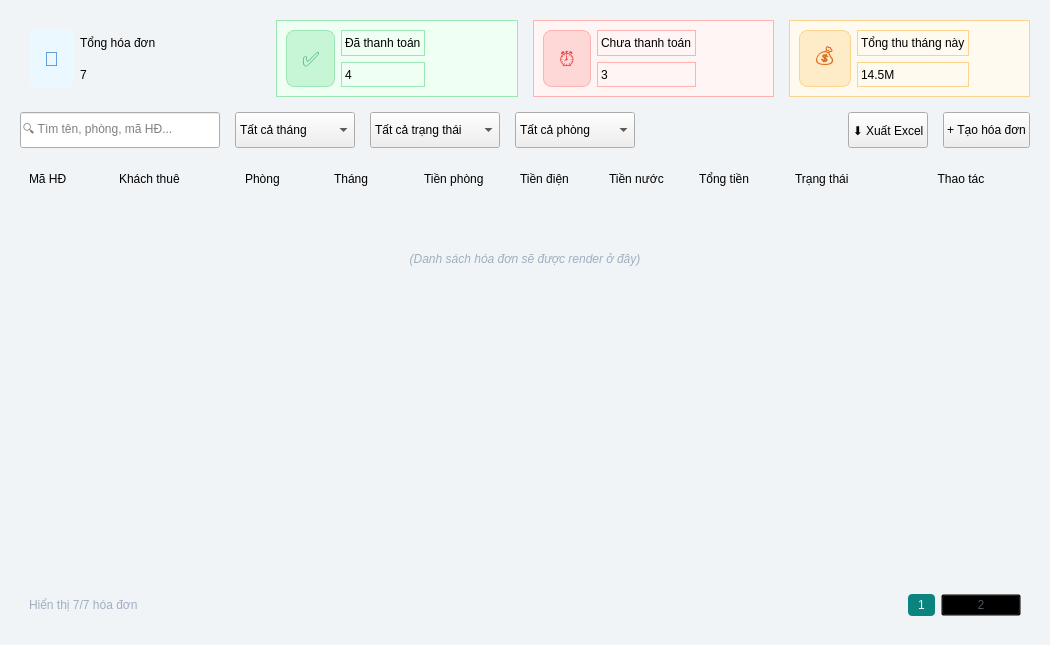
<?xml version='1.0' encoding='utf-8'?>
<ui version="4.0">
  <class>MainWindow</class>
  <widget class="QWidget" name="PageHoaDonThanhToan">
    <property name="geometry">
      <rect>
        <x>0</x>
        <y>0</y>
        <width>1050</width>
        <height>645</height>
      </rect>
    </property>
    <property name="windowTitle">
      <string>Hóa đơn / Thanh toán</string>
    </property>
    <property name="styleSheet">
      <string>QMainWindow { background-color: #f0f4f7; }</string>
    </property>
    <layout class="QVBoxLayout" name="contentLayout">
      <property name="leftMargin">
        <number>0</number>
      </property>
      <property name="topMargin">
        <number>0</number>
      </property>
      <property name="rightMargin">
        <number>0</number>
      </property>
      <property name="bottomMargin">
        <number>0</number>
      </property>
      <item>
        <widget class="QStackedWidget" name="mainContentStack">
          <widget class="QWidget" name="pageHoaDonThanhToan">
            <property name="styleSheet">
              <string>
                QWidget#pageHoaDonThanhToan { background-color: #f0f4f7; }
                QFrame.StatCard { background-color: white; border-radius: 8px; border: 1px solid #e2e8f0; }
                QLabel.StatValue { font-size: 22px; font-weight: bold; color: #2b6cb0; }
                QLabel.StatValueGreen { font-size: 22px; font-weight: bold; color: #38a169; }
                QLabel.StatValueRed { font-size: 22px; font-weight: bold; color: #e53e3e; }
                QLabel.StatValueOrange { font-size: 22px; font-weight: bold; color: #dd6b20; }
                QLabel.StatTitle { color: #a0aec0; font-size: 11px; }
                QFrame.TableContainer { background-color: white; border-radius: 8px; border: 1px solid #e2e8f0; }
                QLineEdit.Search { background-color: white; border: 1px solid #cbd5e0; border-radius: 6px; padding: 5px 10px; }
                QComboBox.Filter { background-color: white; border: 1px solid #cbd5e0; border-radius: 6px; padding: 5px 10px; }
                QPushButton.BtnTeal { background-color: #0b8480; color: white; border-radius: 6px; padding: 8px 15px; font-weight: bold; }
                QPushButton.BtnOutlineGreen { background-color: #f0fff4; color: #38a169; border: 1px solid #68d391; border-radius: 6px; padding: 8px 15px; font-weight: bold; }
                QFrame.TableRow { border-bottom: 1px solid #edf2f7; }
                QLabel.TableHeader { font-weight: bold; color: #4a5568; font-size: 11px; }
            </string>
            </property>
            <layout class="QVBoxLayout" name="mainLayout">
              <property name="spacing">
                <number>15</number>
              </property>
              <property name="leftMargin">
                <number>20</number>
              </property>
              <property name="topMargin">
                <number>20</number>
              </property>
              <property name="rightMargin">
                <number>20</number>
              </property>
              <property name="bottomMargin">
                <number>20</number>
              </property>
              <item>
                <layout class="QHBoxLayout">
                  <property name="spacing">
                    <number>15</number>
                  </property>
                  <item>
                    <widget class="QFrame" name="frame">
                      <property name="class" stdset="0">
                        <string>StatCard</string>
                      </property>
                      <layout class="QHBoxLayout">
                        <item>
                          <widget class="QLabel" name="label">
                            <property name="styleSheet">
                              <string>background-color: #ebf8ff; color: #3182ce; border-radius: 8px; font-size: 20px; padding: 10px;</string>
                            </property>
                            <property name="text">
                              <string>📄</string>
                            </property>
                          </widget>
                        </item>
                        <item>
                          <layout class="QVBoxLayout">
                            <item>
                              <widget class="QLabel" name="label">
                                <property name="text">
                                  <string>Tổng hóa đơn</string>
                                </property>
                                <property name="class" stdset="0">
                                  <string>StatTitle</string>
                                </property>
                              </widget>
                            </item>
                            <item>
                              <widget class="QLabel" name="label">
                                <property name="text">
                                  <string>7</string>
                                </property>
                                <property name="class" stdset="0">
                                  <string>StatValue</string>
                                </property>
                              </widget>
                            </item>
                          </layout>
                        </item>
                        <item>
                          <spacer>
                            <property name="orientation">
                              <enum>Qt::Horizontal</enum>
                            </property>
                            <property name="sizeHint" stdset="0">
                              <size>
                                <width>0</width>
                                <height>0</height>
                              </size>
                            </property>
                          </spacer>
                        </item>
                      </layout>
                    </widget>
                  </item>
                  <item>
                    <widget class="QFrame" name="frame">
                      <property name="styleSheet">
                        <string>border: 1px solid #9ae6b4; background-color: #f0fff4;</string>
                      </property>
                      <property name="class" stdset="0">
                        <string>StatCard</string>
                      </property>
                      <layout class="QHBoxLayout">
                        <item>
                          <widget class="QLabel" name="label">
                            <property name="styleSheet">
                              <string>background-color: #c6f6d5; color: #38a169; border-radius: 8px; font-size: 20px; padding: 10px;</string>
                            </property>
                            <property name="text">
                              <string>✅</string>
                            </property>
                          </widget>
                        </item>
                        <item>
                          <layout class="QVBoxLayout">
                            <item>
                              <widget class="QLabel" name="label">
                                <property name="text">
                                  <string>Đã thanh toán</string>
                                </property>
                                <property name="class" stdset="0">
                                  <string>StatTitle</string>
                                </property>
                              </widget>
                            </item>
                            <item>
                              <widget class="QLabel" name="label">
                                <property name="text">
                                  <string>4</string>
                                </property>
                                <property name="class" stdset="0">
                                  <string>StatValueGreen</string>
                                </property>
                              </widget>
                            </item>
                          </layout>
                        </item>
                        <item>
                          <spacer>
                            <property name="orientation">
                              <enum>Qt::Horizontal</enum>
                            </property>
                            <property name="sizeHint" stdset="0">
                              <size>
                                <width>0</width>
                                <height>0</height>
                              </size>
                            </property>
                          </spacer>
                        </item>
                      </layout>
                    </widget>
                  </item>
                  <item>
                    <widget class="QFrame" name="frame">
                      <property name="styleSheet">
                        <string>border: 1px solid #feb2b2; background-color: #fff5f5;</string>
                      </property>
                      <property name="class" stdset="0">
                        <string>StatCard</string>
                      </property>
                      <layout class="QHBoxLayout">
                        <item>
                          <widget class="QLabel" name="label">
                            <property name="styleSheet">
                              <string>background-color: #fed7d7; color: #e53e3e; border-radius: 8px; font-size: 20px; padding: 10px;</string>
                            </property>
                            <property name="text">
                              <string>⏰</string>
                            </property>
                          </widget>
                        </item>
                        <item>
                          <layout class="QVBoxLayout">
                            <item>
                              <widget class="QLabel" name="label">
                                <property name="text">
                                  <string>Chưa thanh toán</string>
                                </property>
                                <property name="class" stdset="0">
                                  <string>StatTitle</string>
                                </property>
                              </widget>
                            </item>
                            <item>
                              <widget class="QLabel" name="label">
                                <property name="text">
                                  <string>3</string>
                                </property>
                                <property name="class" stdset="0">
                                  <string>StatValueRed</string>
                                </property>
                              </widget>
                            </item>
                          </layout>
                        </item>
                        <item>
                          <spacer>
                            <property name="orientation">
                              <enum>Qt::Horizontal</enum>
                            </property>
                            <property name="sizeHint" stdset="0">
                              <size>
                                <width>0</width>
                                <height>0</height>
                              </size>
                            </property>
                          </spacer>
                        </item>
                      </layout>
                    </widget>
                  </item>
                  <item>
                    <widget class="QFrame" name="frame">
                      <property name="styleSheet">
                        <string>border: 1px solid #fbd38d; background-color: #fffaf0;</string>
                      </property>
                      <property name="class" stdset="0">
                        <string>StatCard</string>
                      </property>
                      <layout class="QHBoxLayout">
                        <item>
                          <widget class="QLabel" name="label">
                            <property name="styleSheet">
                              <string>background-color: #feebc8; color: #dd6b20; border-radius: 8px; font-size: 20px; padding: 10px;</string>
                            </property>
                            <property name="text">
                              <string>💰</string>
                            </property>
                          </widget>
                        </item>
                        <item>
                          <layout class="QVBoxLayout">
                            <item>
                              <widget class="QLabel" name="label">
                                <property name="text">
                                  <string>Tổng thu tháng này</string>
                                </property>
                                <property name="class" stdset="0">
                                  <string>StatTitle</string>
                                </property>
                              </widget>
                            </item>
                            <item>
                              <widget class="QLabel" name="label">
                                <property name="text">
                                  <string>14.5M</string>
                                </property>
                                <property name="class" stdset="0">
                                  <string>StatValueOrange</string>
                                </property>
                              </widget>
                            </item>
                          </layout>
                        </item>
                        <item>
                          <spacer>
                            <property name="orientation">
                              <enum>Qt::Horizontal</enum>
                            </property>
                            <property name="sizeHint" stdset="0">
                              <size>
                                <width>0</width>
                                <height>0</height>
                              </size>
                            </property>
                          </spacer>
                        </item>
                      </layout>
                    </widget>
                  </item>
                </layout>
              </item>
              <item>
                <layout class="QHBoxLayout">
                  <item>
                    <widget class="QLineEdit" name="inputSearch">
                      <property name="minimumSize">
                        <size>
                          <width>200</width>
                          <height>36</height>
                        </size>
                      </property>
                      <property name="placeholderText">
                        <string>🔍 Tìm tên, phòng, mã HĐ...</string>
                      </property>
                      <property name="class" stdset="0">
                        <string>Search</string>
                      </property>
                    </widget>
                  </item>
                  <item>
                    <widget class="QComboBox" name="cbMonth">
                      <property name="minimumSize">
                        <size>
                          <width>120</width>
                          <height>36</height>
                        </size>
                      </property>
                      <property name="class" stdset="0">
                        <string>Filter</string>
                      </property>
                      <item>
                        <property name="text">
                          <string>Tất cả tháng</string>
                        </property>
                      </item>
                    </widget>
                  </item>
                  <item>
                    <widget class="QComboBox" name="cbStatus">
                      <property name="minimumSize">
                        <size>
                          <width>130</width>
                          <height>36</height>
                        </size>
                      </property>
                      <property name="class" stdset="0">
                        <string>Filter</string>
                      </property>
                      <item>
                        <property name="text">
                          <string>Tất cả trạng thái</string>
                        </property>
                      </item>
                    </widget>
                  </item>
                  <item>
                    <widget class="QComboBox" name="cbRoom">
                      <property name="minimumSize">
                        <size>
                          <width>120</width>
                          <height>36</height>
                        </size>
                      </property>
                      <property name="class" stdset="0">
                        <string>Filter</string>
                      </property>
                      <item>
                        <property name="text">
                          <string>Tất cả phòng</string>
                        </property>
                      </item>
                    </widget>
                  </item>
                  <item>
                    <spacer>
                      <property name="orientation">
                        <enum>Qt::Horizontal</enum>
                      </property>
                      <property name="sizeHint" stdset="0">
                        <size>
                          <width>0</width>
                          <height>0</height>
                        </size>
                      </property>
                    </spacer>
                  </item>
                  <item>
                    <widget class="QPushButton" name="btnExportExcel">
                      <property name="minimumSize">
                        <size>
                          <width>0</width>
                          <height>36</height>
                        </size>
                      </property>
                      <property name="text">
                        <string>⬇ Xuất Excel</string>
                      </property>
                      <property name="class" stdset="0">
                        <string>BtnOutlineGreen</string>
                      </property>
                    </widget>
                  </item>
                  <item>
                    <widget class="QPushButton" name="btnAutoInvoice">
                      <property name="minimumSize">
                        <size>
                          <width>0</width>
                          <height>36</height>
                        </size>
                      </property>
                      <property name="text">
                        <string>+ Tạo hóa đơn</string>
                      </property>
                      <property name="class" stdset="0">
                        <string>BtnTeal</string>
                      </property>
                    </widget>
                  </item>
                </layout>
              </item>
              <item>
                <widget class="QFrame" name="frameTable">
                  <property name="class" stdset="0">
                    <string>TableContainer</string>
                  </property>
                  <layout class="QVBoxLayout">
                    <item>
                      <layout class="QHBoxLayout" name="tableHeader">
                        <property name="bottomMargin">
                          <number>10</number>
                        </property>
                        <item>
                          <widget class="QLabel" name="label">
                            <property name="minimumSize">
                              <size>
                                <width>60</width>
                                <height>0</height>
                              </size>
                            </property>
                            <property name="text">
                              <string>Mã HĐ</string>
                            </property>
                            <property name="class" stdset="0">
                              <string>TableHeader</string>
                            </property>
                          </widget>
                        </item>
                        <item>
                          <widget class="QLabel" name="label">
                            <property name="minimumSize">
                              <size>
                                <width>120</width>
                                <height>0</height>
                              </size>
                            </property>
                            <property name="text">
                              <string>Khách thuê</string>
                            </property>
                            <property name="class" stdset="0">
                              <string>TableHeader</string>
                            </property>
                          </widget>
                        </item>
                        <item>
                          <widget class="QLabel" name="label">
                            <property name="minimumSize">
                              <size>
                                <width>60</width>
                                <height>0</height>
                              </size>
                            </property>
                            <property name="text">
                              <string>Phòng</string>
                            </property>
                            <property name="class" stdset="0">
                              <string>TableHeader</string>
                            </property>
                          </widget>
                        </item>
                        <item>
                          <widget class="QLabel" name="label">
                            <property name="minimumSize">
                              <size>
                                <width>60</width>
                                <height>0</height>
                              </size>
                            </property>
                            <property name="text">
                              <string>Tháng</string>
                            </property>
                            <property name="class" stdset="0">
                              <string>TableHeader</string>
                            </property>
                          </widget>
                        </item>
                        <item>
                          <widget class="QLabel" name="label">
                            <property name="minimumSize">
                              <size>
                                <width>90</width>
                                <height>0</height>
                              </size>
                            </property>
                            <property name="text">
                              <string>Tiền phòng</string>
                            </property>
                            <property name="class" stdset="0">
                              <string>TableHeader</string>
                            </property>
                          </widget>
                        </item>
                        <item>
                          <widget class="QLabel" name="label">
                            <property name="minimumSize">
                              <size>
                                <width>80</width>
                                <height>0</height>
                              </size>
                            </property>
                            <property name="text">
                              <string>Tiền điện</string>
                            </property>
                            <property name="class" stdset="0">
                              <string>TableHeader</string>
                            </property>
                          </widget>
                        </item>
                        <item>
                          <widget class="QLabel" name="label">
                            <property name="minimumSize">
                              <size>
                                <width>80</width>
                                <height>0</height>
                              </size>
                            </property>
                            <property name="text">
                              <string>Tiền nước</string>
                            </property>
                            <property name="class" stdset="0">
                              <string>TableHeader</string>
                            </property>
                          </widget>
                        </item>
                        <item>
                          <widget class="QLabel" name="label">
                            <property name="minimumSize">
                              <size>
                                <width>90</width>
                                <height>0</height>
                              </size>
                            </property>
                            <property name="text">
                              <string>Tổng tiền</string>
                            </property>
                            <property name="class" stdset="0">
                              <string>TableHeader</string>
                            </property>
                          </widget>
                        </item>
                        <item>
                          <widget class="QLabel" name="label">
                            <property name="minimumSize">
                              <size>
                                <width>100</width>
                                <height>0</height>
                              </size>
                            </property>
                            <property name="text">
                              <string>Trạng thái</string>
                            </property>
                            <property name="class" stdset="0">
                              <string>TableHeader</string>
                            </property>
                          </widget>
                        </item>
                        <item>
                          <widget class="QLabel" name="label">
                            <property name="minimumSize">
                              <size>
                                <width>120</width>
                                <height>0</height>
                              </size>
                            </property>
                            <property name="text">
                              <string>Thao tác</string>
                            </property>
                            <property name="alignment">
                              <set>Qt::AlignCenter</set>
                            </property>
                            <property name="class" stdset="0">
                              <string>TableHeader</string>
                            </property>
                          </widget>
                        </item>
                      </layout>
                    </item>
                    <item>
                      <widget class="QScrollArea" name="scrollTable">
                        <property name="styleSheet">
                          <string>border: none; background-color: transparent;</string>
                        </property>
                        <property name="widgetResizable">
                          <bool>true</bool>
                        </property>
                        <widget class="QWidget" name="scrollContents">
                          <property name="geometry">
                            <rect>
                              <x>0</x>
                              <y>0</y>
                              <width>984</width>
                              <height>355</height>
                            </rect>
                          </property>
                          <layout class="QVBoxLayout" name="listLayout">
                            <property name="spacing">
                              <number>0</number>
                            </property>
                            <property name="leftMargin">
                              <number>0</number>
                            </property>
                            <property name="topMargin">
                              <number>0</number>
                            </property>
                            <property name="rightMargin">
                              <number>0</number>
                            </property>
                            <item>
                              <widget class="QLabel" name="label">
                                <property name="styleSheet">
                                  <string>color: #a0aec0; font-style: italic; padding: 50px;</string>
                                </property>
                                <property name="text">
                                  <string>(Danh sách hóa đơn sẽ được render ở đây)</string>
                                </property>
                                <property name="alignment">
                                  <set>Qt::AlignCenter</set>
                                </property>
                              </widget>
                            </item>
                            <item>
                              <spacer>
                                <property name="orientation">
                                  <enum>Qt::Vertical</enum>
                                </property>
                                <property name="sizeHint" stdset="0">
                                  <size>
                                    <width>0</width>
                                    <height>0</height>
                                  </size>
                                </property>
                              </spacer>
                            </item>
                          </layout>
                        </widget>
                      </widget>
                    </item>
                    <item>
                      <layout class="QHBoxLayout">
                        <property name="topMargin">
                          <number>10</number>
                        </property>
                        <item>
                          <widget class="QLabel" name="label">
                            <property name="styleSheet">
                              <string>color: #a0aec0; font-size: 12px;</string>
                            </property>
                            <property name="text">
                              <string>Hiển thị 7/7 hóa đơn</string>
                            </property>
                          </widget>
                        </item>
                        <item>
                          <spacer>
                            <property name="orientation">
                              <enum>Qt::Horizontal</enum>
                            </property>
                            <property name="sizeHint" stdset="0">
                              <size>
                                <width>0</width>
                                <height>0</height>
                              </size>
                            </property>
                          </spacer>
                        </item>
                        <item>
                          <widget class="QPushButton" name="pushButton">
                            <property name="styleSheet">
                              <string>background-color: #0b8480; color: white; border-radius: 4px; padding: 4px 10px;</string>
                            </property>
                            <property name="text">
                              <string>1</string>
                            </property>
                          </widget>
                        </item>
                        <item>
                          <widget class="QPushButton" name="pushButton">
                            <property name="styleSheet">
                              <string>background-color: transparent; color: #4a5568;</string>
                            </property>
                            <property name="text">
                              <string>2</string>
                            </property>
                          </widget>
                        </item>
                      </layout>
                    </item>
                  </layout>
                </widget>
              </item>
            </layout>
          </widget>
        </widget>
      </item>
    </layout>
  </widget>
  <resources />
  <connections />
</ui>
